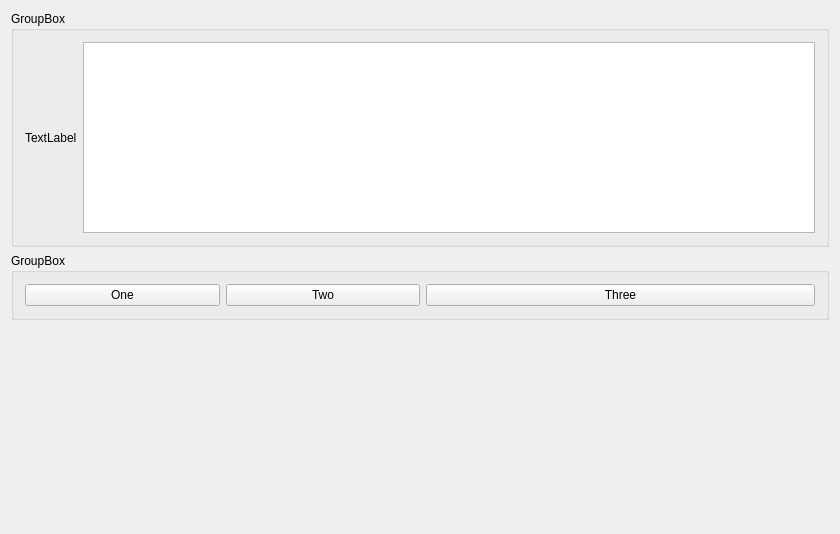
<?xml version="1.0" encoding="UTF-8"?>
<ui version="4.0">
 <class>Widget</class>
 <widget class="QWidget" name="Widget">
  <property name="geometry">
   <rect>
    <x>0</x>
    <y>0</y>
    <width>840</width>
    <height>534</height>
   </rect>
  </property>
  <property name="windowTitle">
   <string>Widget</string>
  </property>
  <layout class="QVBoxLayout" name="verticalLayout">
   <item>
    <widget class="QGroupBox" name="groupBox">
     <property name="title">
      <string>GroupBox</string>
     </property>
     <layout class="QHBoxLayout" name="horizontalLayout">
      <item>
       <widget class="QLabel" name="label">
        <property name="sizePolicy">
         <sizepolicy hsizetype="Preferred" vsizetype="Expanding">
          <horstretch>0</horstretch>
          <verstretch>0</verstretch>
         </sizepolicy>
        </property>
        <property name="text">
         <string>TextLabel</string>
        </property>
       </widget>
      </item>
      <item>
       <widget class="QTextEdit" name="textEdit"/>
      </item>
     </layout>
    </widget>
   </item>
   <item>
    <widget class="QGroupBox" name="groupBox_2">
     <property name="title">
      <string>GroupBox</string>
     </property>
     <layout class="QHBoxLayout" name="horizontalLayout_3">
      <item>
       <layout class="QHBoxLayout" name="horizontalLayout_2">
        <item>
         <widget class="QPushButton" name="pushButton">
          <property name="sizePolicy">
           <sizepolicy hsizetype="Minimum" vsizetype="Fixed">
            <horstretch>1</horstretch>
            <verstretch>1</verstretch>
           </sizepolicy>
          </property>
          <property name="text">
           <string>One</string>
          </property>
         </widget>
        </item>
        <item>
         <widget class="QPushButton" name="pushButton_2">
          <property name="sizePolicy">
           <sizepolicy hsizetype="Minimum" vsizetype="Fixed">
            <horstretch>1</horstretch>
            <verstretch>0</verstretch>
           </sizepolicy>
          </property>
          <property name="text">
           <string>Two</string>
          </property>
         </widget>
        </item>
        <item>
         <widget class="QPushButton" name="pushButton_3">
          <property name="sizePolicy">
           <sizepolicy hsizetype="Minimum" vsizetype="Fixed">
            <horstretch>2</horstretch>
            <verstretch>0</verstretch>
           </sizepolicy>
          </property>
          <property name="text">
           <string>Three</string>
          </property>
         </widget>
        </item>
       </layout>
      </item>
     </layout>
    </widget>
   </item>
   <item>
    <spacer name="verticalSpacer">
     <property name="orientation">
      <enum>Qt::Vertical</enum>
     </property>
     <property name="sizeHint" stdset="0">
      <size>
       <width>20</width>
       <height>204</height>
      </size>
     </property>
    </spacer>
   </item>
  </layout>
 </widget>
 <layoutdefault spacing="6" margin="11"/>
 <tabstops>
  <tabstop>textEdit</tabstop>
 </tabstops>
 <resources/>
 <connections/>
</ui>
